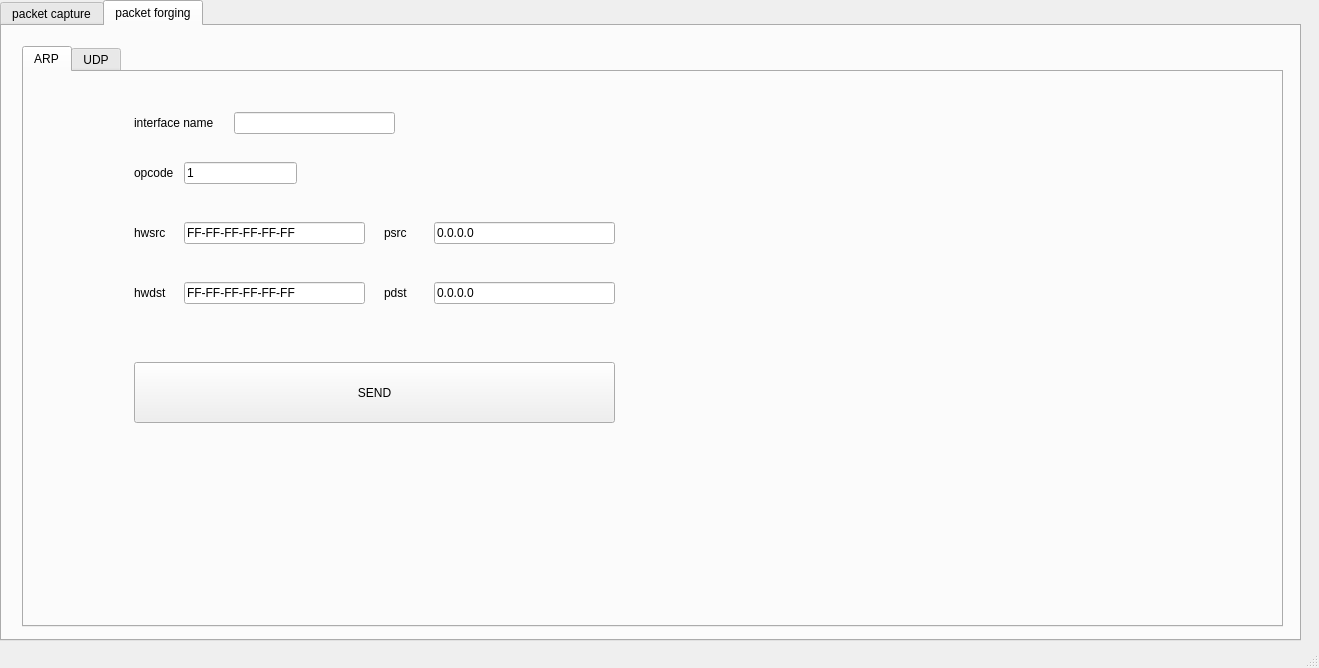
<?xml version="1.0" encoding="UTF-8"?>
<ui version="4.0">
 <class>MainWindow</class>
 <widget class="QMainWindow" name="MainWindow">
  <property name="geometry">
   <rect>
    <x>0</x>
    <y>0</y>
    <width>1319</width>
    <height>668</height>
   </rect>
  </property>
  <property name="windowTitle">
   <string>NETSEC-1</string>
  </property>
  <widget class="QWidget" name="centralWidget">
   <widget class="QTabWidget" name="tabWidget">
    <property name="geometry">
     <rect>
      <x>0</x>
      <y>0</y>
      <width>1301</width>
      <height>641</height>
     </rect>
    </property>
    <property name="currentIndex">
     <number>1</number>
    </property>
    <widget class="QWidget" name="tab">
     <attribute name="title">
      <string>packet capture</string>
     </attribute>
     <widget class="QToolButton" name="toolButton">
      <property name="geometry">
       <rect>
        <x>0</x>
        <y>0</y>
        <width>61</width>
        <height>21</height>
       </rect>
      </property>
      <property name="text">
       <string>Options</string>
      </property>
      <property name="popupMode">
       <enum>QToolButton::InstantPopup</enum>
      </property>
     </widget>
     <widget class="QLineEdit" name="lineEdit">
      <property name="geometry">
       <rect>
        <x>220</x>
        <y>0</y>
        <width>1071</width>
        <height>22</height>
       </rect>
      </property>
      <property name="text">
       <string>proto==null srcIp==null dstIp==null srcPort==null dstPort==null</string>
      </property>
     </widget>
     <widget class="QLabel" name="label">
      <property name="geometry">
       <rect>
        <x>180</x>
        <y>0</y>
        <width>41</width>
        <height>16</height>
       </rect>
      </property>
      <property name="text">
       <string>Filters</string>
      </property>
     </widget>
     <widget class="QRadioButton" name="radioButton">
      <property name="geometry">
       <rect>
        <x>70</x>
        <y>0</y>
        <width>91</width>
        <height>20</height>
       </rect>
      </property>
      <property name="text">
       <string>saveToFile</string>
      </property>
     </widget>
     <widget class="QTableWidget" name="tableWidget">
      <property name="geometry">
       <rect>
        <x>0</x>
        <y>30</y>
        <width>1291</width>
        <height>571</height>
       </rect>
      </property>
      <column>
       <property name="text">
        <string>protocol</string>
       </property>
      </column>
      <column>
       <property name="text">
        <string>timestamp (sec)</string>
       </property>
      </column>
      <column>
       <property name="text">
        <string>timestamp (usec)</string>
       </property>
      </column>
      <column>
       <property name="text">
        <string>source mac</string>
       </property>
      </column>
      <column>
       <property name="text">
        <string>destination mac</string>
       </property>
      </column>
      <column>
       <property name="text">
        <string>source ip</string>
       </property>
      </column>
      <column>
       <property name="text">
        <string>source port</string>
       </property>
      </column>
      <column>
       <property name="text">
        <string>destination ip</string>
       </property>
      </column>
      <column>
       <property name="text">
        <string>destination port</string>
       </property>
      </column>
     </widget>
    </widget>
    <widget class="QWidget" name="tab_2">
     <attribute name="title">
      <string>packet forging</string>
     </attribute>
     <widget class="QTabWidget" name="tabWidget_2">
      <property name="geometry">
       <rect>
        <x>20</x>
        <y>20</y>
        <width>1261</width>
        <height>581</height>
       </rect>
      </property>
      <property name="currentIndex">
       <number>0</number>
      </property>
      <widget class="QWidget" name="tab_3">
       <attribute name="title">
        <string>ARP</string>
       </attribute>
       <widget class="QLabel" name="label_2">
        <property name="geometry">
         <rect>
          <x>110</x>
          <y>90</y>
          <width>52</width>
          <height>21</height>
         </rect>
        </property>
        <property name="text">
         <string>opcode</string>
        </property>
       </widget>
       <widget class="QLineEdit" name="lineEdit_2">
        <property name="geometry">
         <rect>
          <x>160</x>
          <y>90</y>
          <width>113</width>
          <height>22</height>
         </rect>
        </property>
        <property name="text">
         <string>1</string>
        </property>
       </widget>
       <widget class="QLabel" name="label_3">
        <property name="geometry">
         <rect>
          <x>110</x>
          <y>150</y>
          <width>52</width>
          <height>21</height>
         </rect>
        </property>
        <property name="text">
         <string>hwsrc</string>
        </property>
       </widget>
       <widget class="QLineEdit" name="lineEdit_3">
        <property name="geometry">
         <rect>
          <x>160</x>
          <y>150</y>
          <width>181</width>
          <height>22</height>
         </rect>
        </property>
        <property name="text">
         <string>FF-FF-FF-FF-FF-FF</string>
        </property>
       </widget>
       <widget class="QLabel" name="label_4">
        <property name="geometry">
         <rect>
          <x>110</x>
          <y>210</y>
          <width>52</width>
          <height>21</height>
         </rect>
        </property>
        <property name="text">
         <string>hwdst</string>
        </property>
       </widget>
       <widget class="QLineEdit" name="lineEdit_4">
        <property name="geometry">
         <rect>
          <x>160</x>
          <y>210</y>
          <width>181</width>
          <height>22</height>
         </rect>
        </property>
        <property name="text">
         <string>FF-FF-FF-FF-FF-FF</string>
        </property>
       </widget>
       <widget class="QLabel" name="label_5">
        <property name="geometry">
         <rect>
          <x>360</x>
          <y>210</y>
          <width>52</width>
          <height>21</height>
         </rect>
        </property>
        <property name="text">
         <string>pdst</string>
        </property>
       </widget>
       <widget class="QLabel" name="label_6">
        <property name="geometry">
         <rect>
          <x>360</x>
          <y>150</y>
          <width>52</width>
          <height>21</height>
         </rect>
        </property>
        <property name="text">
         <string>psrc</string>
        </property>
       </widget>
       <widget class="QLineEdit" name="lineEdit_5">
        <property name="geometry">
         <rect>
          <x>410</x>
          <y>150</y>
          <width>181</width>
          <height>22</height>
         </rect>
        </property>
        <property name="text">
         <string>0.0.0.0</string>
        </property>
       </widget>
       <widget class="QLineEdit" name="lineEdit_6">
        <property name="geometry">
         <rect>
          <x>410</x>
          <y>210</y>
          <width>181</width>
          <height>22</height>
         </rect>
        </property>
        <property name="text">
         <string>0.0.0.0</string>
        </property>
       </widget>
       <widget class="QPushButton" name="pushButton">
        <property name="geometry">
         <rect>
          <x>110</x>
          <y>290</y>
          <width>481</width>
          <height>61</height>
         </rect>
        </property>
        <property name="text">
         <string>SEND</string>
        </property>
       </widget>
       <widget class="QLineEdit" name="lineEdit_7">
        <property name="geometry">
         <rect>
          <x>210</x>
          <y>40</y>
          <width>161</width>
          <height>22</height>
         </rect>
        </property>
        <property name="text">
         <string/>
        </property>
       </widget>
       <widget class="QLabel" name="label_7">
        <property name="geometry">
         <rect>
          <x>110</x>
          <y>40</y>
          <width>91</width>
          <height>21</height>
         </rect>
        </property>
        <property name="text">
         <string>interface name</string>
        </property>
       </widget>
      </widget>
      <widget class="QWidget" name="tab_4">
       <attribute name="title">
        <string>UDP</string>
       </attribute>
      </widget>
     </widget>
    </widget>
   </widget>
  </widget>
  <widget class="QStatusBar" name="statusBar"/>
 </widget>
 <layoutdefault spacing="6" margin="11"/>
 <resources/>
 <connections/>
</ui>
